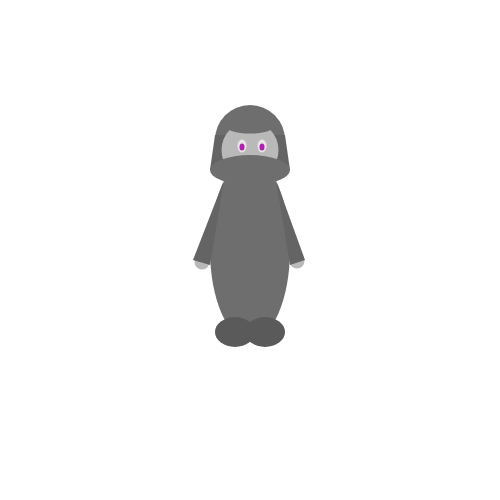
Frame 1 (no input)
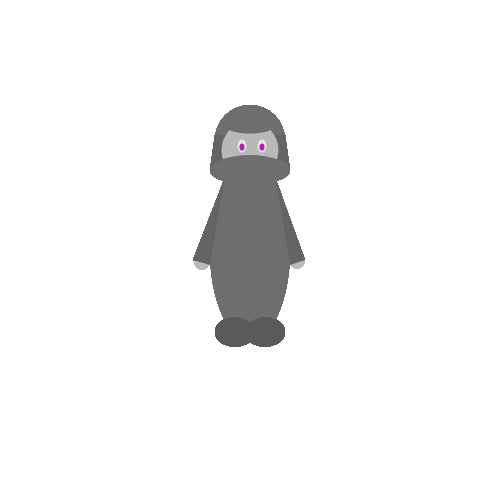
Frame 60 (no input)
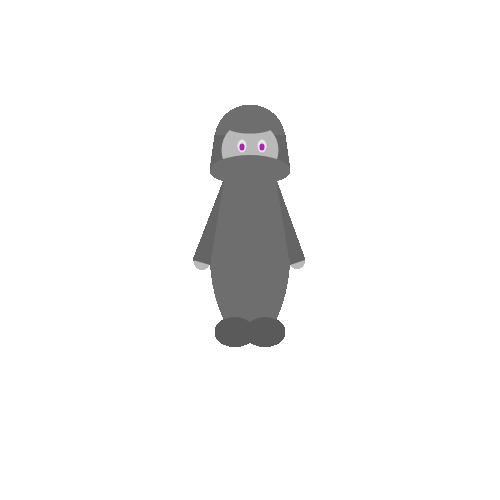
Frame 120 (the mouse pressed at the canvas centre since frame 60)

The p5.js sketch that drew these frames (run headless with seeded random() and noise() and a simulated clock; from frame 60 on, the mouse is pressed at the canvas centre):

// p5.js sketch
// ── sketch.js
function setup() {
  createCanvas(500, 500);
}

function draw() {
  avatar();
}

function avatar() {
  noStroke();

  //body
  fill("rgb(110,110,110)");
  ellipse(250, 250, 80, 180);

  //head
  fill("rgb(110,110,110)");
  circle(250, 140, 70);
  fill("rgb(100, 100, 100)");
  quad(215, 135, 285, 135, 290, 170, 210, 170);

  fill("rgb(185,185,185)");
  circle(250, 150, 57);

  fill("rgb(110,110,110)");
  ellipse(250, 126, 50, 15);
  ellipse(250, 170, 80, 30);

  fill("rgb(230,230,230)");
  ellipse(262, 146, 9, 13);
  ellipse(242, 146, 9, 13);

  fill("rgb(180,29,180)")
  ellipse(262, 147, 5, 7);
  ellipse(242, 147, 5, 7);

  //hands
  fill("rgb(185,185,185)");
  circle(202, 262, 15);
  circle(297, 261, 15);

  //arms
  fill("rgb(100, 100, 100)");
  triangle(276, 180, 305, 260, 290, 265);
  triangle(224, 180, 210, 265, 193, 260);

  //feet
  fill("rgb(90, 90, 90)");
  ellipse(235, 332, 40, 30);
  ellipse(265, 332, 40, 30);
}
